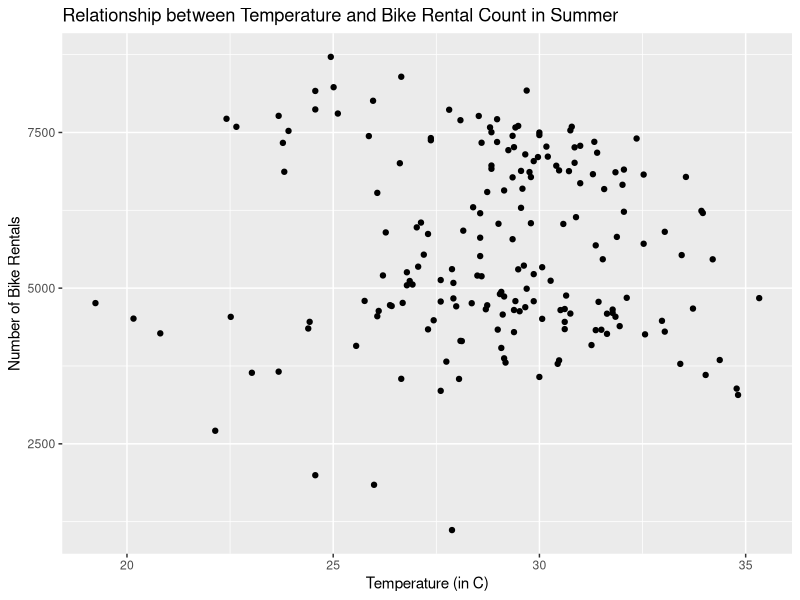
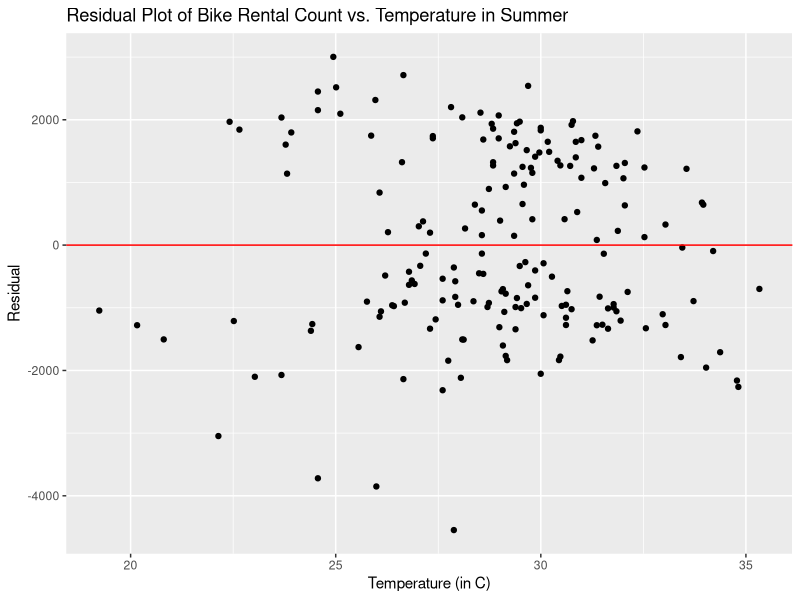
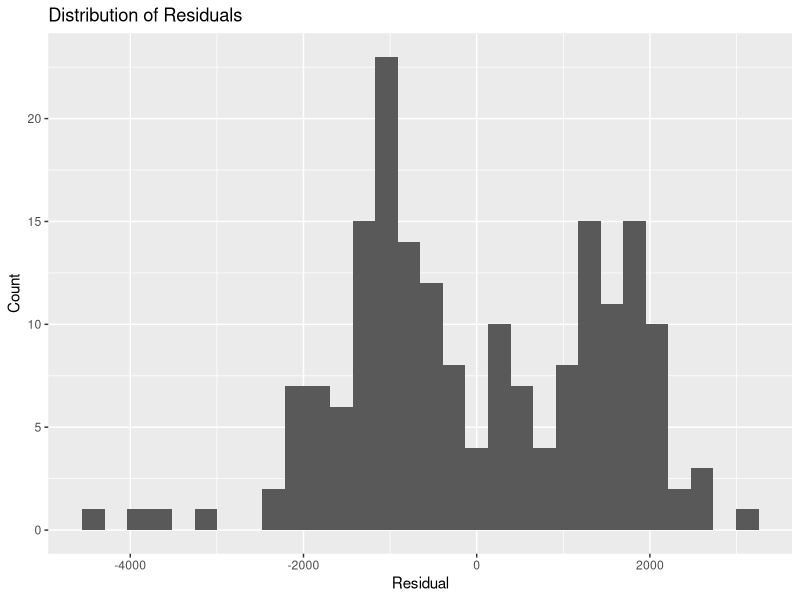
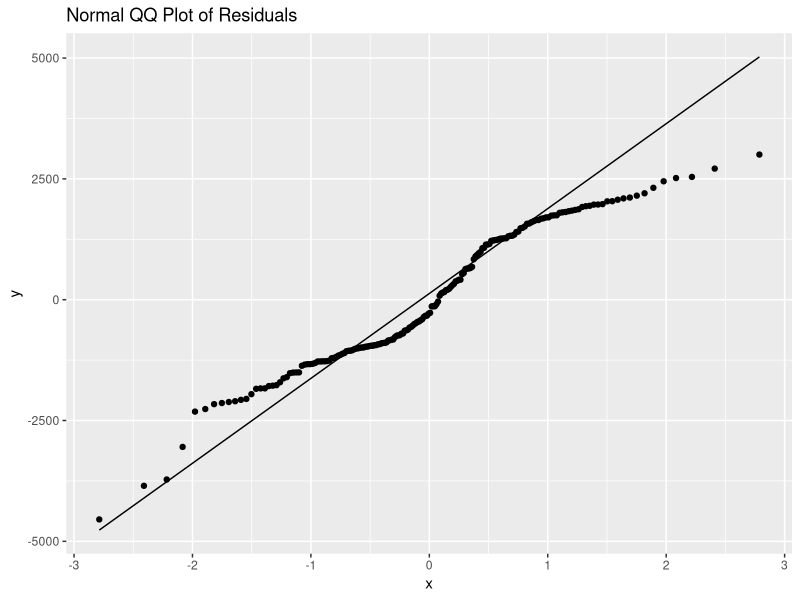

Recreate these plots in R, in order.
## ---- chunk 1
knitr::opts_chunk$set(echo = TRUE,
                      warning=FALSE, 
                      message=FALSE)
## ---- chunk 2
library(tidyverse)
library(readr)
library(broom)
library(knitr)
## ---- chunk 3
bikeshare <- read_csv("data/bikeshare.csv")
## ---- chunk 4
winter_data <- bikeshare %>%
  filter(season == 1) %>%
  mutate(temp_c = temp *41)
## ---- chunk 5
winter_model <- lm(count ~ temp_c, data = winter_data)
tidy(winter_model, conf.int = TRUE, level = 0.95) %>%
     kable(digits = 3)
## ---- chunk 6
glance(winter_model, winter_data)$r.squared
## ---- chunk 7
summer_data <- bikeshare %>%
  filter(season == 3) %>%
  mutate(temp_c = temp *41)
## ---- chunk 8
ggplot(data = summer_data, mapping = aes(x = temp_c, y = count)) + geom_point() + labs(title = "Relationship between Temperature and Bike Rental Count in Summer", x = "Temperature (in C)", y = "Number of Bike Rentals")
## ---- chunk 9
summer_model <- lm(count ~ temp_c, data = summer_data)
tidy(summer_model, conf.int = TRUE, level = 0.95) %>%
     kable(digits = 3)
## ---- chunk 10
summer_data <- summer_data %>%
  mutate(resid = residuals(summer_model))
## ---- chunk 11
ggplot(data = summer_data, mapping = aes(x = temp_c, y = resid)) + geom_point() + labs(title = "Residual Plot of Bike Rental Count vs. Temperature in Summer", x = "Temperature (in C)", y = "Residual") + geom_hline(yintercept = 0, color ="red")
## ---- chunk 12
ggplot(data = summer_data, mapping = aes(x = resid)) + geom_histogram() + labs(title = "Distribution of Residuals", x = "Residual", y = "Count")
## ---- chunk 13
ggplot(data = summer_data, mapping = aes(sample = resid)) + 
  stat_qq() + 
  stat_qq_line() +
  labs(title = "Normal QQ Plot of Residuals")
## ---- chunk 14
glance(summer_model, summer_data)$r.squared
## ---- chunk 15
x0 <- data.frame(temp_c = c(30))
predict.lm(summer_model, x0, interval = "confidence",
           conf.level = 0.95)
